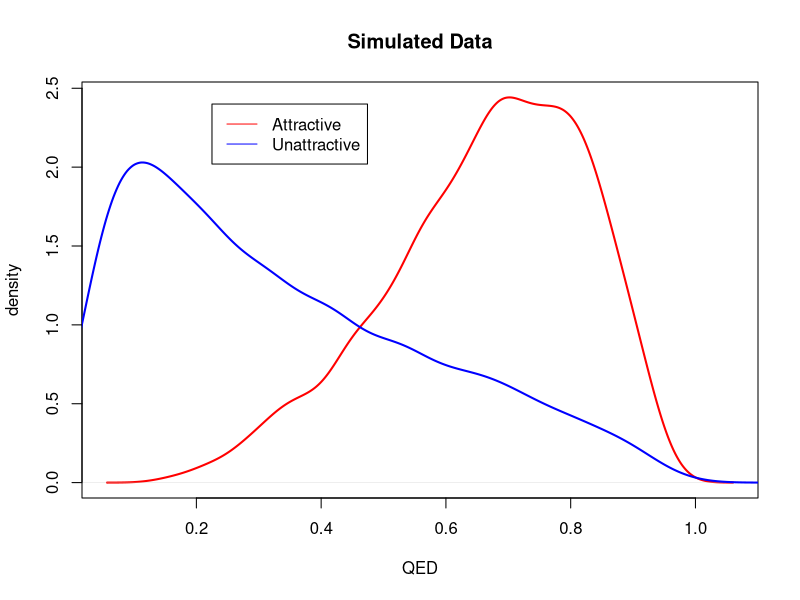
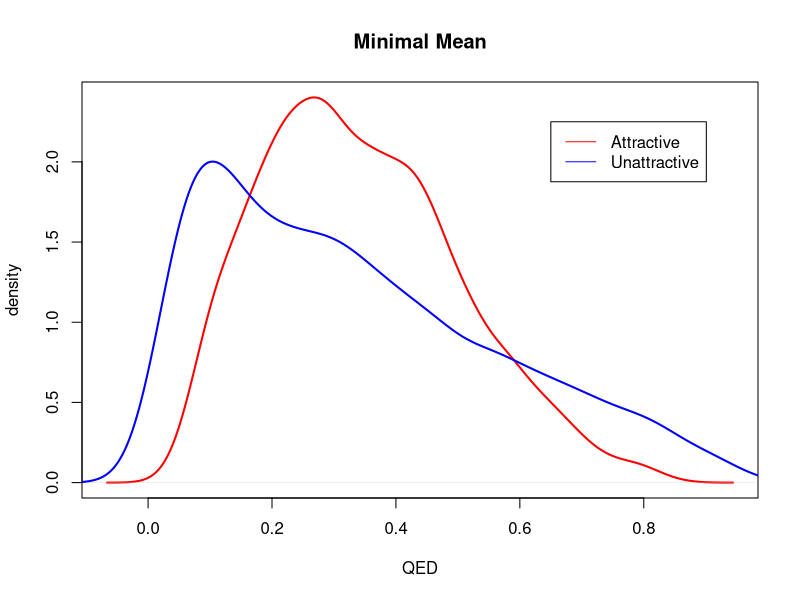

These charts were generated, in order, by the following R code:
## ---- chunk 1
knitr::opts_chunk$set(echo = TRUE, message=FALSE)
## ---- chunk 2
library(tidyverse)
library(boot)
## ---- chunk 3
# Simulating the "attractive" dataset
simAttractive <- inv.logit(rnorm(n=3000,mean=.8,sd=.8))

# Making sure our mean and sd match the desired values
mean(simAttractive)
sd(simAttractive)

# Simulating the "unattractive" dataset
simUnattractive <- inv.logit(rnorm(n=3000,mean=-.88,sd=1.35))

# Making sure our mean and sd match the desired values
mean(simUnattractive)
sd(simUnattractive)
## ---- chunk 4
df <- data.frame(simAttractive,simUnattractive)
# df <- df %>% pivot_longer(cols=1:2,
#                           names_to="dataset",
#                           values_to="value")
## ---- chunk 5
# testing for a significant difference between the two distributions
t.test(df$simAttractive,df$simUnattractive, alternative='greater',var.equal=F)

# Plotting the density curves of the simulated data
dAttractive <- density(df$simAttractive)
dUnattractive <- density(df$simUnattractive)
par(mfrow=c(1,1))
plot(dAttractive, lwd = 2, col = "red",
    main = "Simulated Data", xlab = "QED",ylab="density")
lines(dUnattractive, col = "blue", lwd = 2)
legend(.225, 2.4, legend=c("Attractive", "Unattractive"),
       col=c("red", "blue"),lty=1:1)
## ---- chunk 6
# Trying 100 simulations with minimal difference between means to see if any simulations still result in a significant difference
hits <- 0
for (i in c(1:100)) {
  simAttractive <- inv.logit(rnorm(n=3000,mean=-.76,sd=.8))
  simUnattractive <- inv.logit(rnorm(n=3000,mean=-.88,sd=1.35))
  t <- t.test(simAttractive,simUnattractive, alternative='greater',var.equal=F)
  if (t$p.value<0.05){
     hits <- hits+1
     # these lines save the last sig dif simulated data sets to be plotted later
     dAttractive <- density(simAttractive)
     dUnattractive <- density(simUnattractive)
  }
}
hits

# Plotting again to help visualize
par(mfrow=c(1,1))
plot(dAttractive, lwd = 2, col = "red",
    main = "Minimal Mean", ylab = "density",xlab="QED")
lines(dUnattractive, col = "blue", lwd = 2)
legend(.65, 2.25, legend=c("Attractive", "Unattractive"),
       col=c("red", "blue"),lty=1:1)
## ---- chunk 7
# Trying 100 simulations to get an idea of the minimal sample size required to still get a significant difference in distribution means
hits <- 0
for (i in c(1:100)) {
  simAttractive <- inv.logit(rnorm(n=2,mean=.8,sd=.8))
  simUnattractive <- inv.logit(rnorm(n=2,mean=-.88,sd=1.35))
  t <- t.test(simAttractive,simUnattractive, alternative='greater',var.equal=F)
  if (t$p.value<0.05){
     hits <- hits+1
  }
}
hits
